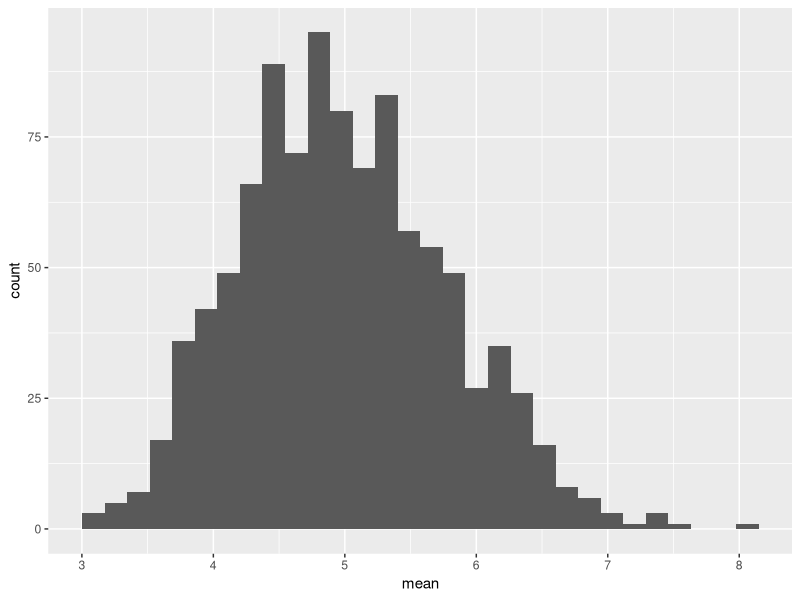
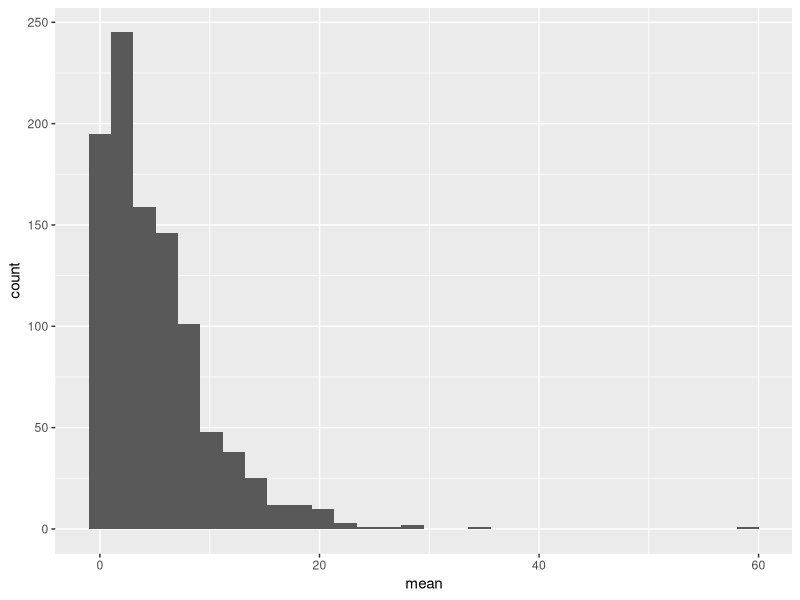
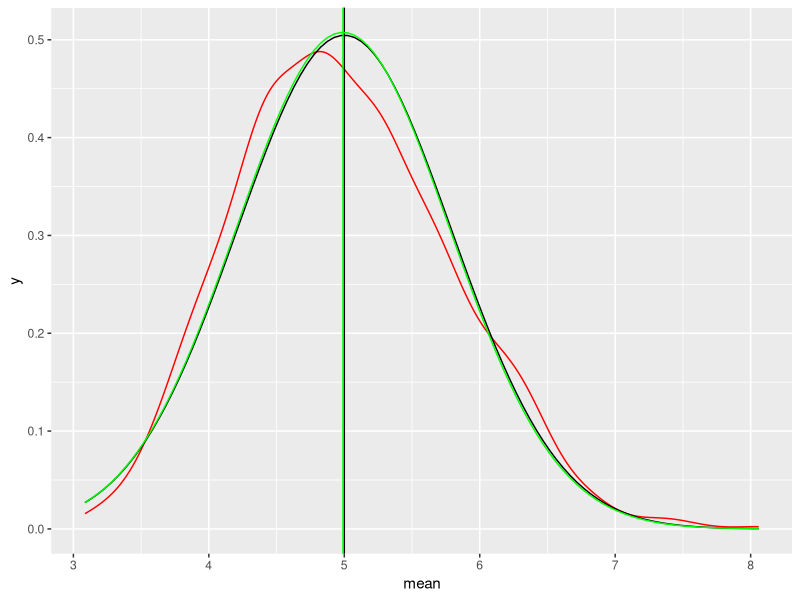

Write R code to recreate these figures, in order.
# PRIMARY PARAMETERS
library(tidyverse)

set.seed(1)
nosim <- 1000
n <- 40
lambda <- 0.2
theor_values <- 1/lambda

# MEANS OF 40 EXPONENTIALS
## Sample
sample <- matrix(rexp(nosim * n, rate = lambda), nosim) %>%
        apply(1, mean) %>%
        as_data_frame()
names(sample) <- c("mean")

## Final Parameters
sample_mean <- mean(sample$mean)
sample_var_R <- var(sample$mean)
sample_sd_R <- sqrt(sample_var_R)
sample_var_theor <- theor_values^2/n
sample_sd_theor <- sqrt(sample_var_theor)

## PLAIN EXPONENTIALS
sample2 <- c(rexp(nosim, rate = lambda)) %>%
        as_data_frame()
names(sample2) <- c("mean")

# PLOTTING
## Histogram of means of 40 exponentials
ggplot(sample, aes(x = mean)) +
        geom_histogram(bins = 30)

## Histogram of exponentials
ggplot(sample2, aes(x = mean)) +
        geom_histogram(bins = 30)

## Density Functions of Means of 40 exponentials
ggplot(sample, aes(x = mean)) +
        geom_density(kernel = "gaussian", color = "red") +
        stat_function(fun = dnorm, args = list(mean = theor_values, sd = sample_sd_theor)) +
        geom_vline(xintercept = theor_values) +
        stat_function(fun = dnorm, args = list(mean = sample_mean, sd = sample_sd_R), color = "green") +
        geom_vline(xintercept = sample_mean, color = "green")